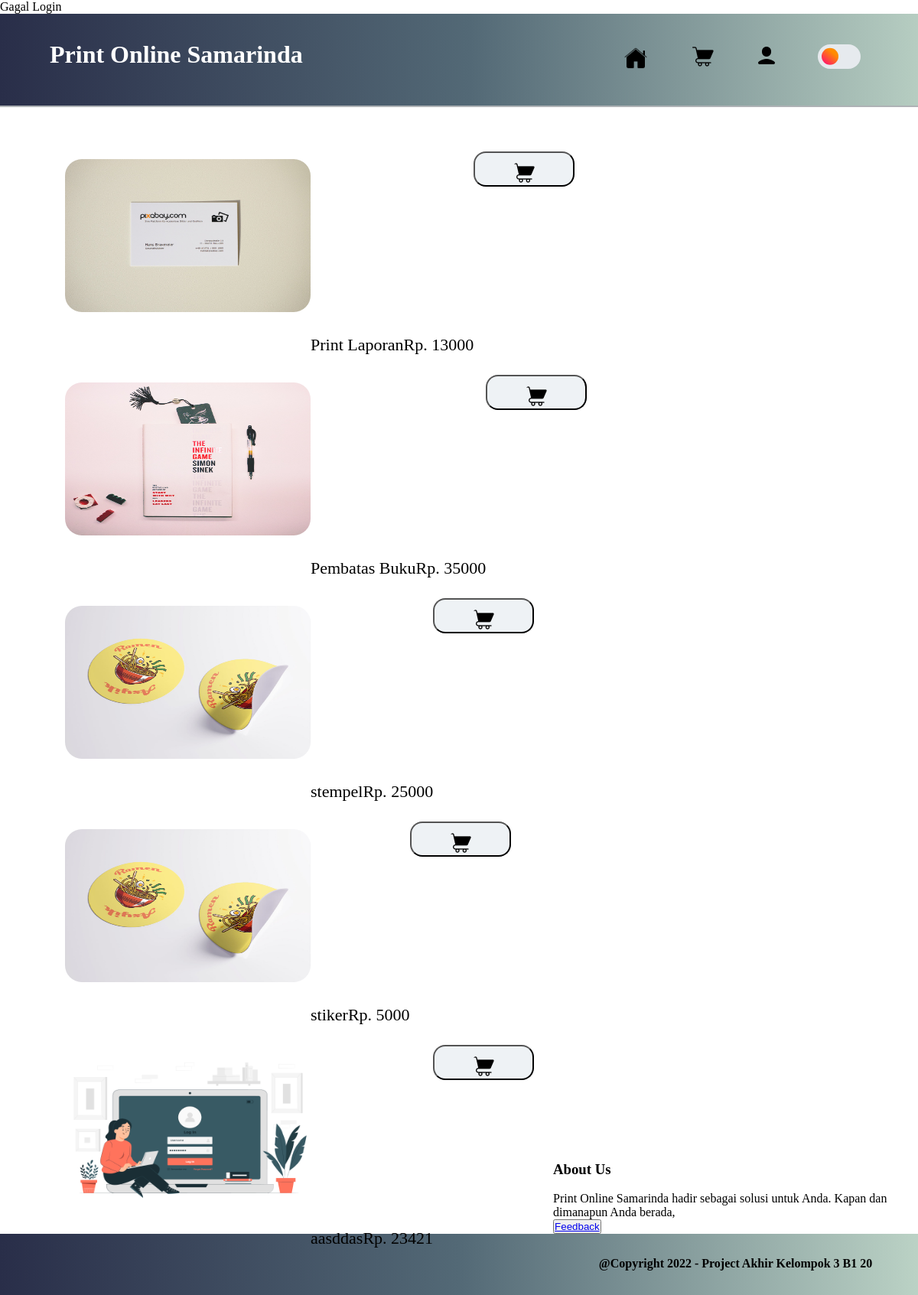
Screenshot of /users/home-user.php with the database file from the repository.
### tables this page shows
CREATE TABLE `layanan` (
  `id` int(11) NOT NULL,
  `jenis_layanan` varchar(255) NOT NULL,
  `harga` int(11) NOT NULL,
  `gambar_layanan` varchar(255) NOT NULL
);

### users/home-user.php (the view, shortened to what this page needs)
<!DOCTYPE html>
<html lang="en">
<head>
    <link rel="stylesheet" href="../style/style.css">
    <link rel="stylesheet" href="../style/dark-mode.css">
    <link rel="stylesheet" href="../style/home-user.css">
</head>
<body>
    <header>
        <h3>Print Online Samarinda</h3>
        <div class="header-nav">
            <ul>
                <li>
                    <div class="dark">
                        <label class="switch">
                            <span class="slider"></span>
                        </label>
                    </div>
                </li>
                <li><a href="akun.php"><img src="../logo/icons8-user-30.png" alt="Profile"></a></li>
                <li><a href="keranjang.php"><img src="../logo/icons8-cart-32.png" alt="Cart"></a></li>
                <li><a href=""><img src="../logo/icons8-home-page-50.png" alt="Home" width="40px" height="40px"></a></li>
            </ul>
        </div>
    </header>
    <div class="main">
        <div class="layanan">
            <?php
                require "../config.php";
                $query = mysqli_query($db, "SELECT * FROM layanan");
                while ($row = mysqli_fetch_array($query)) {
                    ?>
                    <ul>
                        <div class="box-layanan">
                            <div class="services">
                                <img src="../upload/.<?=$row['gambar_layanan']?>" alt="<?=$row['gambar_layanan']?>" width="321px" height="200"><br><br>
                                <center><p><?=$row['jenis_layanan']?></p></center><br>
                                <center><p>Rp. <?=$row['harga']?></p> <br></center>
                                <div class="tambah-keranjang">
                                    <center><a href="tambah-keranjang.php?id=<?=$row['id']?>"><button><img src="../logo/icons8-cart-32.png" alt="cart"></button></a></center>
                                </div>
                            </div>
                        </div>
                    </ul>
                <?php
                    }
                ?>
        </div>
    </div>
    <div class="quest">
        <h3>About Us</h3> <br>
        <p>Print Online Samarinda hadir sebagai solusi untuk Anda.
            Kapan dan dimanapun Anda berada,
        </p>
        <button><a href="rating-web.php?id_user=<?=$result['id_user']?>">Feedback</a></button>
    </div>
    <footer>
        <div class="copyright">
            <p><center>@Copyright 2022 - Project Akhir Kelompok 3 B1 20</center></p>
        </div>
    </footer>
</body>
</html>

### style/style.css (style rules this page uses)
* { margin: 0; padding: 0; }
header { background-image: linear-gradient(to left, rgb(187, 210, 197), rgb(83, 105, 118), rgb(41, 46, 73)); justify-content: space-between; padding: 15px; height: 90px; width: 100%; position: fixed; display: flex; border-bottom: 2.5px solid #aeb2b5; }
header h3 { color: white; float: left; font-size: 32px; font-weight: bold; padding: 20px 50px; }
.header-nav { float: left; padding-right: 70px; }
.header-nav li { float: right; display: flex; font-size: 24px; padding-top: 25px; padding-left: 32px; padding-right: 20px; list-style-type: none; justify-items: space-between; justify-content: flex-end; }
.main { height: 1500px; position: static; }
footer { background-image: linear-gradient(to left, rgb(187, 210, 197), rgb(83, 105, 118), rgb(41, 46, 73)); }
.copyright { height: 50px; padding-top: 30px; font-size: 16px; font-weight: bold; width: 100%; }

### style/dark-mode.css (style rules this page uses)
.dark { display: flex; }
.switch { position: relative; width: 3.5rem; height: 2rem; }
.slider { position: absolute; cursor: pointer; top: 0; left: 0; right: 0; bottom: 0; background-color: rgb(230, 234, 238); transition: 0.4s; border-radius: 30px; }
.slider:before { position: absolute; content: ""; height: 1.4rem; width: 1.4rem; border-radius: 20px; left: 0.3rem; top: 50%; transform: translateY(-50%); background: linear-gradient(40deg, #ff0080, #ff8c00 70%); transition: 0.4s; }

### style/home-user.css (style rules this page uses)
.layanan { padding-top: 15%; }
.box-layanan { margin-left: 5%; margin-right: 5rem; }
.box-layanan .services { display: flex; float: left; justify-content: space-around; }
.services { justify-content: space-between; padding-left: 25px; padding-right: 25px; font-size: 22px; }
.services img { float: left; margin-top: 10px; align-items: center; border-radius: 1em; }
.services p { margin-top: 15rem; }
.tambah-keranjang { margin-bottom: 5rem; }
.tambah-keranjang img { margin-left: 3rem; margin-right: 3rem; }
.services .tambah-keranjang button { background-color: rgba(228, 234, 239, 0.626); border-radius: 1rem; align-items: center; }

### rows the page displays
layanan: gambar_layanan (picture), jenis_layanan "Print Laporan", harga "13000"
layanan: gambar_layanan (picture), jenis_layanan "Pembatas Buku", harga "35000"
layanan: gambar_layanan (picture), jenis_layanan "stempel", harga "25000"
layanan: gambar_layanan (picture), jenis_layanan "stiker", harga "5000"
layanan: gambar_layanan (picture), jenis_layanan "aasddas", harga "23421"
